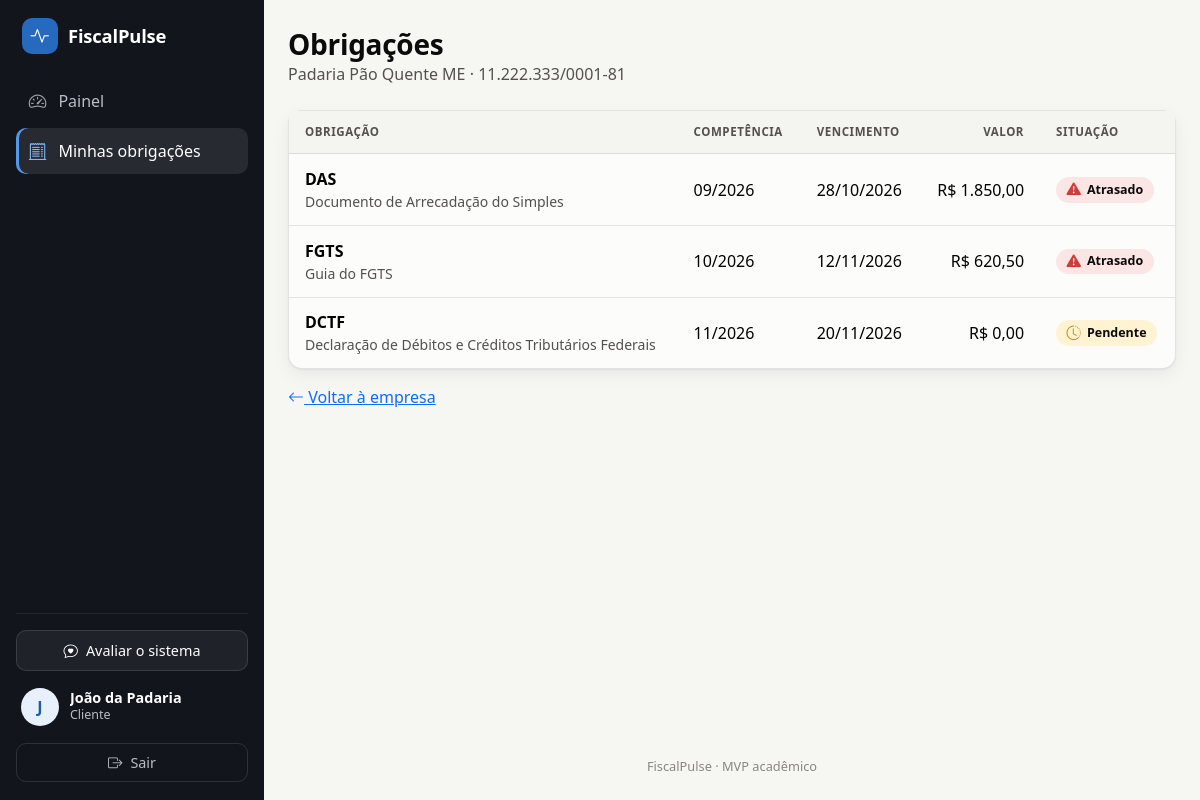
/index.php?rota=obrigacoes/index&empresa_id=1 (signed in), run on the app's committed database.
### tables this page shows
CREATE TABLE empresas (
  id INT UNSIGNED AUTO_INCREMENT PRIMARY KEY,
  razao_social VARCHAR(150) NOT NULL,
  cnpj CHAR(14) NOT NULL,
  regime_tributario ENUM('mei','simples','presumido','real') NOT NULL,
  email_contato VARCHAR(150) NOT NULL,
  ativa TINYINT(1) NOT NULL DEFAULT 1,
  criada_em TIMESTAMP NOT NULL DEFAULT CURRENT_TIMESTAMP,
  UNIQUE KEY uq_empresas_cnpj (cnpj),
  CONSTRAINT ck_empresas_cnpj CHECK (cnpj REGEXP '^[0-9]{14}$')
);

CREATE TABLE obrigacoes (
  id INT UNSIGNED AUTO_INCREMENT PRIMARY KEY,
  empresa_id INT UNSIGNED NOT NULL,
  tipo_obrigacao_id INT UNSIGNED NOT NULL,
  competencia DATE NOT NULL,
  data_vencimento DATE NOT NULL,
  valor DECIMAL(12,2) NOT NULL DEFAULT 0.00,
  status ENUM('pendente','pago','atrasado') NOT NULL DEFAULT 'pendente',
  data_pagamento DATE NULL,
  observacao VARCHAR(255) NULL,
  criada_em TIMESTAMP NOT NULL DEFAULT CURRENT_TIMESTAMP,
  UNIQUE KEY uq_obrigacao (empresa_id, tipo_obrigacao_id, competencia),
  KEY ix_obrig_empresa_status (empresa_id, status),
  KEY ix_obrig_venc_status (data_vencimento, status),
  CONSTRAINT fk_obrig_empresa FOREIGN KEY (empresa_id) REFERENCES empresas(id),
  CONSTRAINT fk_obrig_tipo FOREIGN KEY (tipo_obrigacao_id) REFERENCES tipos_obrigacao(id),
  CONSTRAINT ck_obrig_valor CHECK (valor >= 0),
  CONSTRAINT ck_obrig_pagto CHECK (
    (status = 'pago' AND data_pagamento IS NOT NULL) OR (status <> 'pago' AND data_pagamento IS NULL))
);

CREATE TABLE tipos_obrigacao (
  id INT UNSIGNED AUTO_INCREMENT PRIMARY KEY,
  sigla VARCHAR(20) NOT NULL,
  nome VARCHAR(120) NOT NULL,
  periodicidade ENUM('mensal','trimestral','anual') NOT NULL,
  UNIQUE KEY uq_tipos_sigla (sigla)
);

### app/Controllers/ObrigacaoController.php (called while the page is built, shortened)
<?php
final class ObrigacaoController
{
    public function index(Request $req): void
    {
        $id = $req->getInt('empresa_id');
        $this->exibirLista($id);
    }
    private function exibirLista(int $empresaId): void
    {
        $empresa = $this->empresaOu404($empresaId);
        $obrigacoes = (new Obrigacao(Database::conexao()))->listarPorEmpresa($empresaId);
        $ehContador = Auth::usuario()['perfil'] === 'contador';
        View::exibir('obrigacoes/index', [
            'titulo' => 'Obrigações',
            'empresa' => $empresa,
            'obrigacoes' => $obrigacoes,
            'ehContador' => $ehContador,
        ]);
    }
    private function empresaOu404(int $id): array
    {
        $empresa = (new Empresa(Database::conexao()))->buscar($id);
        return $empresa;
    }
}

### app/Core/Router.php (called while the page is built, shortened)
<?php
final class Router
{
    public function despachar(Request $req): void
    {
        try {
            $this->executar($req);
        } catch (HttpException $e) {
            $this->erro($e->codigoHttp());
        } catch (Throwable $e) {
            Logger::erro($e);
            $this->erro(500);
        }
    }
    private function executar(Request $req): void
    {
        $rota = $req->rota();
        $porMetodo = $this->rotas[$rota];
        $entrada = $porMetodo[$req->metodo()];
        $acao = $entrada[1];
        (new $classe())->$acao($req);
    }
}

### index.php (called while the page is built, shortened)
<?php
(new Router(require RAIZ . '/config/rotas.php'))->despachar(new Request());

### app/autoload.php (called while the page is built, shortened)
<?php
spl_autoload_register(static function (string $classe): void {
    $prefixo = 'App\\';
    $relativo = substr($classe, strlen($prefixo));
    $arquivo = __DIR__ . DIRECTORY_SEPARATOR . str_replace('\\', DIRECTORY_SEPARATOR, $relativo) . '.php';
});

### app/Core/Env.php (called while the page is built, shortened)
<?php
final class Env
{
    private static array $valores = [];
    public static function carregar(string $caminho): void
    {
        self::$valores = [];
        if (!is_file($caminho)) {
            return;
        }
    }
    public static function get(string $chave, ?string $padrao = null): ?string
    {
        return self::$valores[$chave] ?? $padrao;
    }
}

### app/Core/Database.php (called while the page is built, shortened)
<?php
final class Database
{
    private static array $conexoes = [];
    public static function conexao(?string $banco = null): PDO
    {
        $banco ??= Env::get('DB_NAME', 'fiscalpulse');
        if (isset(self::$conexoes[$banco])) {
            return self::$conexoes[$banco];
        }
        $dsn = sprintf(
            'mysql:host=%s;port=%s;dbname=%s;charset=utf8mb4',
            Env::get('DB_HOST', '127.0.0.1'),
            Env::get('DB_PORT', '3306'),
            $banco
        );
        try {
            $pdo = new PDO($dsn, Env::get('DB_USER', 'root'), Env::get('DB_PASS', ''), [
                PDO::ATTR_ERRMODE => PDO::ERRMODE_EXCEPTION,
                PDO::ATTR_DEFAULT_FETCH_MODE => PDO::FETCH_ASSOC,
                PDO::ATTR_EMULATE_PREPARES => false,
                PDO::MYSQL_ATTR_INIT_COMMAND => "SET SESSION sql_mode = TRIM(BOTH ',' FROM CONCAT(@@sql_mode, ',STRICT_TRANS_TABLES'))",
            ]);
        } catch (PDOException $e) {
            throw new RuntimeException('Falha ao conectar ao banco de dados.', 0, $e);
        }
        return self::$conexoes[$banco] = $pdo;
    }
}

### app/Models/Empresa.php (called while the page is built, shortened)
<?php
final class Empresa
{
    public function buscar(int $id): ?array
    {
        $stmt = $this->pdo->prepare('SELECT ' . self::COLUNAS . ' FROM empresas WHERE id = :id');
        $stmt->execute(['id' => $id]);
        return $stmt->fetch() ?: null;
    }
}

### app/Models/Obrigacao.php (called while the page is built, shortened)
<?php
final class Obrigacao
{
    public function listarPorEmpresa(int $empresaId): array
    {
        $stmt = $this->pdo->prepare(
            "SELECT o.id, o.tipo_obrigacao_id, t.sigla AS tipo_sigla, t.nome AS tipo_nome, o.competencia,
                    o.data_vencimento, CAST(o.valor * 100 AS UNSIGNED) AS valor_centavos, o.status,
                    o.data_pagamento, o.observacao
             FROM obrigacoes o
             JOIN tipos_obrigacao t ON t.id = o.tipo_obrigacao_id
             WHERE o.empresa_id = :empresa
             ORDER BY (o.status = 'pago'), o.data_vencimento"
        );
        $stmt->execute(['empresa' => $empresaId]);
        return $stmt->fetchAll();
    }
}

### app/Views/obrigacoes/index.php (the view, shortened to what this page needs)
<div class="d-flex flex-wrap justify-content-between align-items-start gap-2 mb-4">
    <div>
        <h1 class="h3 m-0">Obrigações</h1>
        <div class="text-muted"><?= e($empresa['razao_social']) ?> · <?= e(formatarCnpj($empresa['cnpj'])) ?></div>
    </div>
</div>
<div class="card">
    <div class="table-responsive">
        <table class="table table-hover align-middle mb-0">
            <thead>
                <tr><th>Obrigação</th><th>Competência</th><th>Vencimento</th><th class="text-end">Valor</th><th>Situação</th><?php if ($ehContador) : ?><th class="text-end">Ações</th><?php endif; ?></tr>
            </thead>
            <tbody>
            <?php foreach ($obrigacoes as $o) : ?>
                <tr>
                    <td>
                        <strong><?= e($o['tipo_sigla']) ?></strong>
                        <div class="small text-muted"><?= e($o['tipo_nome']) ?></div>
                    </td>
                    <td><?= e(formatarCompetencia($o['competencia'])) ?></td>
                    <td><?= e(formatarData($o['data_vencimento'])) ?></td>
                    <td class="text-end text-nowrap">
                        <?= e(formatarCentavos((int) $o['valor_centavos'])) ?>
                    </td>
                    <td>
                        <?= seloStatus((string) $o['status']) ?>
                    </td>
                </tr>
            <?php endforeach; ?>
            </tbody>
        </table>
    </div>
</div>
<p class="mt-3"><a href="<?= e(url('empresas/ver', ['id' => (int) $empresa['id']])) ?>"><?= icone('arrow-left') ?> Voltar à empresa</a></p>

### app/helpers.php (shortened to what this page needs)
<?php
function e(?string $texto): string
{
    return htmlspecialchars($texto ?? '', ENT_QUOTES | ENT_SUBSTITUTE, 'UTF-8');
}
function icone(string $nome): string
{
    return preg_match('/^[a-z0-9]+(-[a-z0-9]+)*\z/', $nome) === 1
        ? '<i class="bi bi-' . $nome . '" aria-hidden="true"></i>'
        : '';
}
function seloStatus(string $status): string
{
    $mapa = [
        'pago' => ['Pago', 'check-circle-fill'],
        'pendente' => ['Pendente', 'clock-history'],
        'atrasado' => ['Atrasado', 'exclamation-triangle-fill'],
    ];
    [$rotulo, $icone] = $mapa[$status];
    return '<span class="selo-status selo-status-' . $status . '">' . icone($icone) . $rotulo . '</span>';
}
function formatarCnpj(string $cnpj): string
{
    return preg_match('/^(\d{2})(\d{3})(\d{3})(\d{4})(\d{2})\z/', $cnpj, $p) ? "$p[1].$p[2].$p[3]/$p[4]-$p[5]" : $cnpj;
}
function formatarCentavos(int $centavos): string
{
    return 'R$ ' . number_format(intdiv($centavos, 100), 0, ',', '.') . ',' . sprintf('%02d', $centavos % 100);
}
function formatarData(string $data): string
{
    return preg_match('/^(\d{4})-(\d{2})-(\d{2})\z/', $data, $p) ? "$p[3]/$p[2]/$p[1]" : $data;
}
function formatarCompetencia(string $data): string
{
    return preg_match('/^(\d{4})-(\d{2})-\d{2}\z/', $data, $p) ? "$p[2]/$p[1]" : $data;
}
function url(string $rota, array $params = []): string
{
    return 'index.php?rota=' . $rota . ($params ? '&' . http_build_query($params) : '');
}

### assets/css/app.css (style rules this page uses)
:root { --plano: #f6f6f3; --superficie: #fcfcfb; --tinta: #0b0b0b; --tinta-2: #52514e; --suave: #898781; --borda: rgba(11, 11, 11, .10); --grade: #e1e0d9; --sombra: 0 1px 2px rgba(16, 24, 40, .06), 0 6px 18px rgba(16, 24, 40, .06); --sombra-forte: 0 2px 4px rgba(16, 24, 40, .08), 0 12px 28px rgba(16, 24, 40, .10); --raio: 14px; --primaria: #256abf; --primaria-hover: #1c5cab; --primaria-clara: #e8f0fb; --bom: #0ca30c; --bom-suave: #e7f6e7; --alerta: #fab219; --alerta-suave: #fff3d1; --serio: #ec835a; --serio-suave: #fdebe2; --critico: #d03b3b; --critico-suave: #fbe5e5; --neutro-suave: #eeeeea; --largura-menu: 264px; --menu-fundo: #12151c; --menu-texto: #b9bdc7; --menu-ativo: rgba(255, 255, 255, .09); --bs-body-bg: var(--plano); --bs-body-color: var(--tinta); --bs-secondary-color: var(--tinta-2); --bs-border-color: var(--borda); --bs-link-color: var(--primaria-hover); --bs-link-hover-color: #154a8a; }
body { min-height: 100vh; background: var(--plano); color: var(--tinta); }
.conteudo h1, .conteudo .h3 { font-weight: 650; letter-spacing: -.01em; }
.text-muted, .text-body-secondary { color: var(--tinta-2) !important; }
.sidebar .nav-link .bi { font-size: 1.1rem; opacity: .85; }
.sidebar .nav-link.active .bi { color: #86b6ef; opacity: 1; }
.card { background: var(--superficie); border: 1px solid var(--borda); border-radius: var(--raio); box-shadow: var(--sombra); }
.table { --bs-table-bg: transparent; margin-bottom: 0; }
.table > :not(caption) > * > * { padding: .8rem 1rem; }
.table thead th, .table-light { --bs-table-bg: #f4f4f0; --bs-table-color: var(--tinta-2); }
.table thead th { font-size: .72rem; text-transform: uppercase; letter-spacing: .05em; font-weight: 650; color: var(--tinta-2); border-bottom: 1px solid var(--borda); white-space: nowrap; }
.selo-status { display: inline-flex; align-items: center; gap: .38rem; padding: .22rem .65rem; border-radius: 999px; font-size: .78rem; font-weight: 650; line-height: 1.3; color: var(--tinta); background: var(--neutro-suave); white-space: nowrap; }
.selo-status .bi { font-size: .9rem; color: var(--suave); }
.selo-status-pendente, .selo-faixa-atencao { background: var(--alerta-suave); }
.selo-status-pendente .bi, .selo-faixa-atencao .bi { color: #c98500; }
.selo-status-atrasado, .selo-faixa-critico { background: var(--critico-suave); }
.selo-status-atrasado .bi, .selo-faixa-critico .bi { color: var(--critico); }

### data on the page
empresas: razao_social "Padaria Pão Quente ME", cnpj "11.222.333/0001-81"
obrigacoes: tipo_obrigacao.sigla "DAS", tipo_obrigacao.nome "Documento de Arrecadação do Simples", competencia "09/2026", data_vencimento "28/10/2026", valor_centavos "R$ 1.850,00", rotulo "Atrasado"
obrigacoes: tipo_obrigacao.sigla "FGTS", tipo_obrigacao.nome "Guia do FGTS", competencia "10/2026", data_vencimento "12/11/2026", valor_centavos "R$ 620,50", rotulo "Atrasado"
obrigacoes: tipo_obrigacao.sigla "DCTF", tipo_obrigacao.nome "Declaração de Débitos e Créditos Tributários Federais", competencia "11/2026", data_vencimento "20/11/2026", valor_centavos "R$ 0,00", rotulo "Pendente"

### other printed values
$rotulo "Painel"
$rotulo "Minhas obrigações"
iniciais($usuario['nome']) "J"
$usuario['nome'] "João da Padaria"
$usuario['perfil'] === 'contador' ? 'Contador' : 'Cliente' "Cliente"
